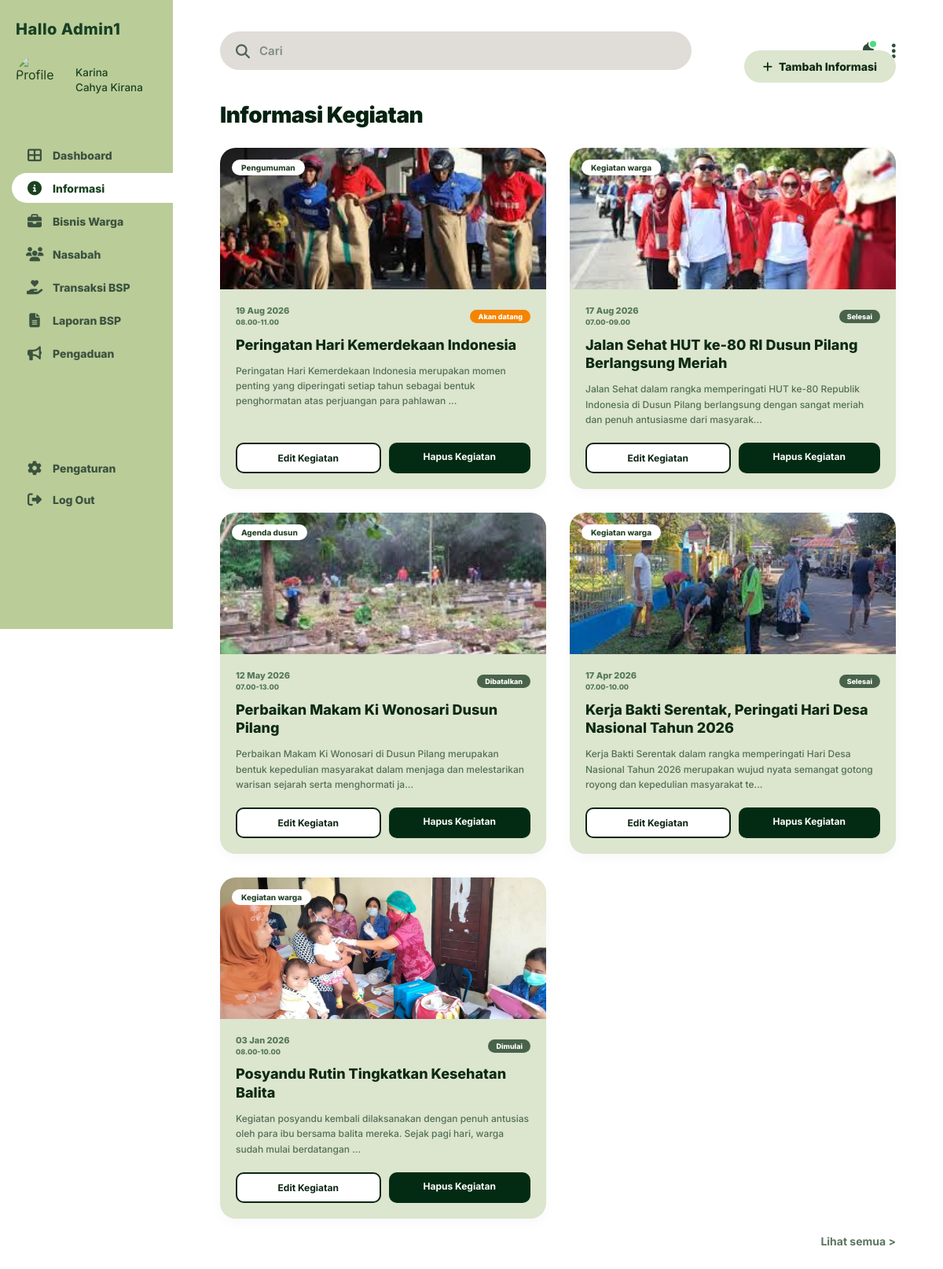
Before: /admin/index.php (signed in) with the older database file.
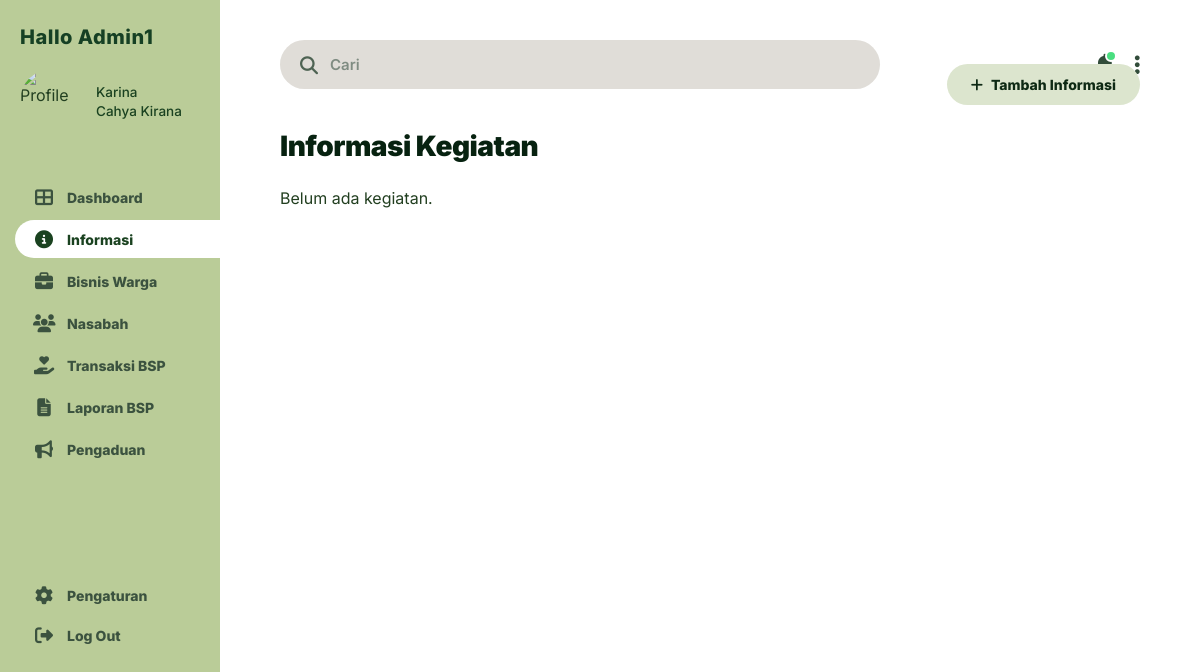
After: the same page with the newer database file.
### tables this page shows
CREATE TABLE `t_kegiatan_dusun` (
  `id_kegiatan` int NOT NULL,
  `judul` varchar(100) DEFAULT NULL,
  `foto` varchar(225) DEFAULT NULL,
  `keterangan` text,
  `tanggal` date DEFAULT NULL,
  `lokasi` varchar(225) DEFAULT NULL,
  `penyelenggara` varchar(100) DEFAULT NULL,
  `waktu_mulai` time DEFAULT NULL,
  `waktu_selesai` time DEFAULT NULL,
  `status` enum('akan_datang','dimulai','ditunda','selesai','dibatalkan') DEFAULT NULL,
  `created_at` timestamp NULL DEFAULT CURRENT_TIMESTAMP,
  `updated_at` timestamp NULL DEFAULT CURRENT_TIMESTAMP ON UPDATE CURRENT_TIMESTAMP
);

### admin/index.php (the view, shortened to what this page needs)
<?php
require_once '../config.php';
$action = isset($_GET['action']) ? $_GET['action'] : 'list';
?>
<!DOCTYPE html>
<html lang="id">
<head>
    <link rel="stylesheet" href="https://cdnjs.cloudflare.com/ajax/libs/font-awesome/6.4.0/css/all.min.css">
</head>
<body>
    <div class="sidebar">
        <div class="sidebar-header">
            <h2>Hallo Admin1</h2>
            <div class="profile">
                <img src="https://images.unsplash.com/photo-1494790108377-be9c29b29330?ixlib=rb-1.2.1&auto=format&fit=crop&w=400&q=80" alt="Profile">
                <div class="profile-info">
                    <span class="name">Karina</span>
                    <span class="role">Cahya Kirana</span>
                </div>
            </div>
        </div>
        <ul class="menu">
            <li><a href="#"><i class="fas fa-th-large"></i> Dashboard</a></li>
            <li><a href="#" class="active"><i class="fas fa-info-circle"></i> Informasi</a></li>
            <li><a href="#"><i class="fas fa-briefcase"></i> Bisnis Warga</a></li>
            <li><a href="#"><i class="fas fa-users"></i> Nasabah</a></li>
            <li><a href="#"><i class="fas fa-hand-holding-heart"></i> Transaksi BSP</a></li>
            <li><a href="#"><i class="fas fa-file-alt"></i> Laporan BSP</a></li>
            <li><a href="#"><i class="fas fa-bullhorn"></i> Pengaduan</a></li>
        </ul>
        <ul class="sidebar-footer-menu menu">
            <li><a href="#"><i class="fas fa-cog"></i> Pengaturan</a></li>
            <li><a href="#" onclick="openLogoutModal(); return false;"><i class="fas fa-sign-out-alt"></i> Log Out</a></li>
        </ul>
    </div>
    <div class="main-content">
        <div class="topbar">
            <div class="search-container">
                <i class="fas fa-search"></i>
                <input type="text" class="search-bar" placeholder="Cari">
            </div>
            <div class="top-icons">
                <div class="bell-wrap">
                    <div class="bell-dot"></div>
                </div>
                <i class="fas fa-ellipsis-v"></i>
            </div>
        </div>
        <?php if ($action == 'list'): ?>
        <div class="section-box" style="position: relative;">
            <h1 class="page-title">Informasi Kegiatan</h1>
            <a href="?action=tambah" class="btn-add" style="text-decoration:none;"><i class="fas fa-plus"></i> Tambah Informasi</a>
            <div class="cards-row">
                <?php
                $q = mysqli_query($conn, "SELECT * FROM t_kegiatan_dusun ORDER BY tanggal DESC");
                if(mysqli_num_rows($q) > 0) {
                    while($k = mysqli_fetch_array($q)) {
                        $tanggal = date('d M Y', strtotime($k['tanggal']));
                        $waktu_mulai = !empty($k['waktu_mulai']) ? date('H.i', strtotime($k['waktu_mulai'])) : '00.00';
                        $waktu_selesai = !empty($k['waktu_selesai']) ? date('H.i', strtotime($k['waktu_selesai'])) : '00.00';
                        $waktu = $waktu_mulai . '-' . $waktu_selesai;
                        $status_class = 'bg-green';
                        if($k['status'] == 'akan_datang') $status_class = 'bg-orange';
                        echo '<div class="info-card">';
                        echo '  <div class="card-img">';
                        echo '      <span class="card-badge-left">'.htmlspecialchars($k['jenis_kegiatan']).'</span>';
                        echo '      <img src="../assets/'.($k['foto']?$k['foto']:'placeholder.jpg').'" alt="Foto">';
                        echo '  </div>';
                        echo '  <div class="card-body">';
                        echo '      <div class="card-meta">';
                        echo '          <span class="meta-date">'.$tanggal.'<br><span style="font-size: 9px;">'.$waktu.'</span></span>';
                        echo '          <span class="meta-status '.$status_class.'">'.ucfirst(str_replace('_', ' ', $k['status'])).'</span>';
                        echo '      </div>';
                        echo '      <h3>'.htmlspecialchars($k['judul']).'</h3>';
                        echo '      <p>'.htmlspecialchars(substr($k['keterangan'], 0, 150)).'...</p>';
                        echo '      <div class="card-actions">';
                        echo '          <a href="?action=edit&id='.$k['id_kegiatan'].'" class="btn-card btn-edit" style="text-decoration:none;">Edit Kegiatan</a>';
                        echo '          <a href="proses_kegiatan.php?act=del&id='.$k['id_kegiatan'].'" class="btn-card btn-delete" style="text-decoration:none;" onclick="return confirm(\'Hapus kegiatan?\')">Hapus Kegiatan</a>';
                        echo '      </div>';
                        echo '  </div>';
                        echo '</div>';
                    }
                } else {
                    echo '<p>Belum ada kegiatan.</p>';
                }
                ?>
            </div>
            <?php if(mysqli_num_rows($q) > 2): ?>
            <a href="#" class="lihat-semua">Lihat semua ></a>
            <?php endif; ?>
        </div>
        <?php endif; ?>
    </div>
</body>
</html>

Changed rows visible on the page:
removed t_kegiatan_dusun: jenis_kegiatan "Pengumuman", foto (picture), tanggal "19 Aug 2026", waktu "08.00-11.00", status "Akan datang", judul "Peringatan Hari Kemerdekaan Indonesia", keterangan "Peringatan Hari Kemerdekaan Indonesia merupakan momen penting yang diperingati setiap tahun sebagai bentuk penghormatan atas perjuangan para pahlawan"
removed t_kegiatan_dusun: jenis_kegiatan "Kegiatan warga", foto (picture), tanggal "17 Aug 2026", waktu "07.00-09.00", status "Selesai", judul "Jalan Sehat HUT ke-80 RI Dusun Pilang Berlangsung Meriah", keterangan "Jalan Sehat dalam rangka memperingati HUT ke-80 Republik Indonesia di Dusun Pilang berlangsung dengan sangat meriah dan penuh antusiasme dari masyarak"
removed t_kegiatan_dusun: jenis_kegiatan "Agenda dusun", foto (picture), tanggal "12 May 2026", waktu "07.00-13.00", status "Dibatalkan", judul "Perbaikan Makam Ki Wonosari Dusun Pilang", keterangan "Perbaikan Makam Ki Wonosari di Dusun Pilang merupakan bentuk kepedulian masyarakat dalam menjaga dan melestarikan warisan sejarah serta menghormati ja"
removed t_kegiatan_dusun: jenis_kegiatan "Kegiatan warga", foto (picture), tanggal "17 Apr 2026", waktu "07.00-10.00", status "Selesai", judul "Kerja Bakti Serentak, Peringati Hari Desa Nasional Tahun 2026", keterangan "Kerja Bakti Serentak dalam rangka memperingati Hari Desa Nasional Tahun 2026 merupakan wujud nyata semangat gotong royong dan kepedulian masyarakat te"
removed t_kegiatan_dusun: jenis_kegiatan "Kegiatan warga", foto (picture), tanggal "03 Jan 2026", waktu "08.00-10.00", status "Dimulai", judul "Posyandu Rutin Tingkatkan Kesehatan Balita", keterangan "Kegiatan posyandu kembali dilaksanakan dengan penuh antusias oleh para ibu bersama balita mereka. Sejak pagi hari, warga sudah mulai berdatangan"
Other visible differences:
text no longer shown: "Lihat semua >"
text now shown: "Belum ada kegiatan."
